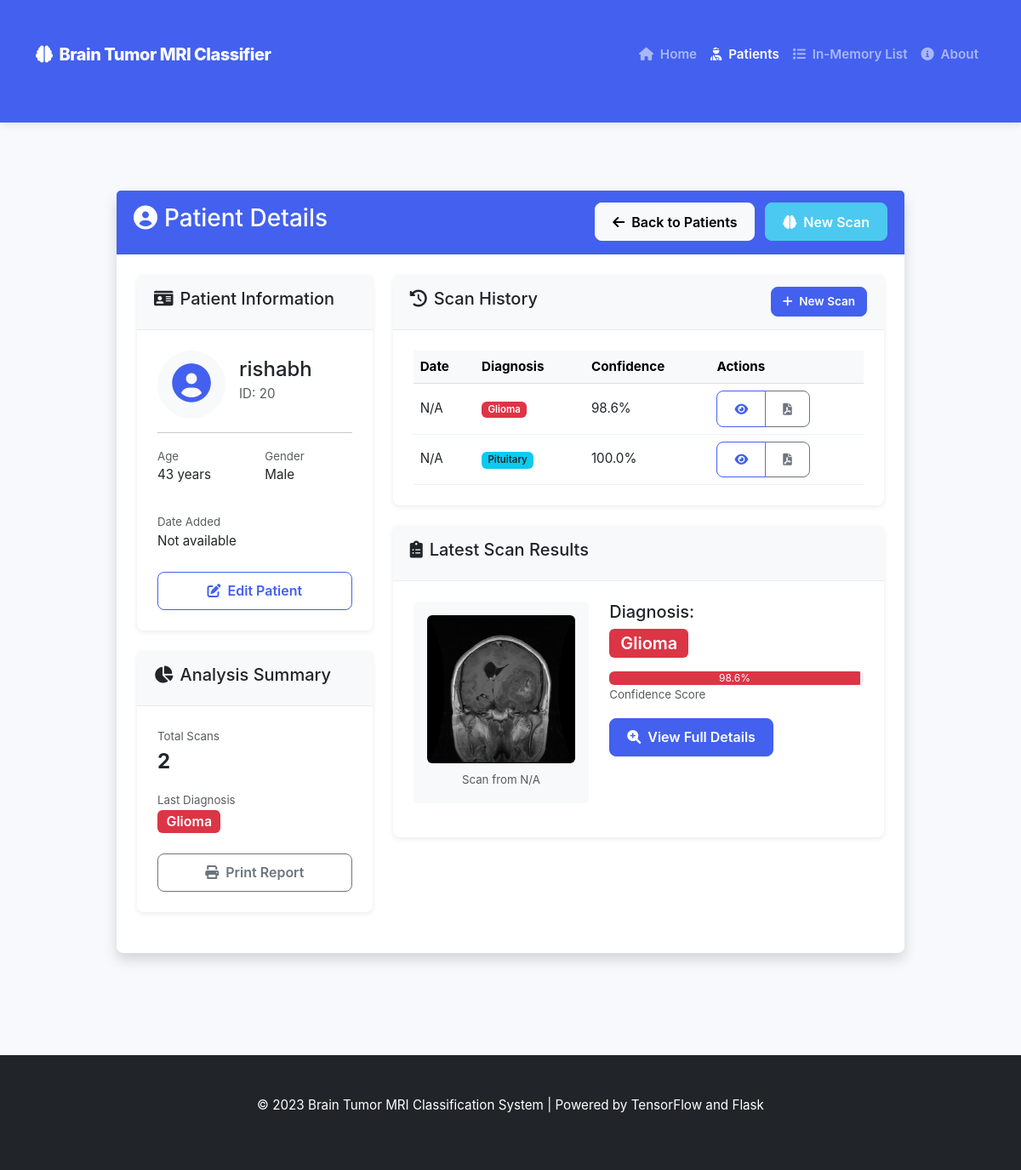
Page /patients/20 on the committed database.
### tables this page shows
CREATE TABLE scans (
            id INTEGER PRIMARY KEY AUTOINCREMENT,
            patient_id INTEGER NOT NULL,
            scan_date TIMESTAMP DEFAULT CURRENT_TIMESTAMP,
            image_path TEXT NOT NULL,
            tumor_type TEXT,
            confidence REAL,
            doctor_notes TEXT,
            additional_info TEXT,
            FOREIGN KEY (patient_id) REFERENCES patients (id)
        );

### app.py (the view)
@app.route('/patients/<int:patient_id>')
def patient_detail(patient_id):
    if not patient_module_loaded:
        flash("Patient management functionality is not available.")
        return redirect(url_for('index'))
    patient = next((p for p in patients_list if p['id'] == patient_id), None)
    if not patient:
        patient = get_patient(patient_id)
    if not patient:
        flash("Patient not found.")
        return redirect(url_for('patients'))
    if 'scans' in patient and patient['scans']:
        scans = patient['scans']
    else:
        scans = get_patient_scans(patient_id)
    return render_template('patient_detail.html', patient=patient, scans=scans)

### app/templates/patient_detail.html (shortened to what this page needs)
{% extends 'base.html' %}
{% block content %}
<div class="container mt-5">
    <div class="row">
        <div class="col-md-10 mx-auto">
            <div class="card shadow">
                <div class="card-header bg-primary text-white d-flex justify-content-between align-items-center">
                    <h3><i class="fas fa-user-circle me-2"></i>Patient Details</h3>
                    <div>
                        <a href="{{ url_for('patients') }}" class="btn btn-light me-2">
                            <i class="fas fa-arrow-left me-1"></i> Back to Patients
                        </a>
                        <a href="{{ url_for('scan_patient', patient_id=patient.id) }}" class="btn btn-success">
                            <i class="fas fa-brain me-1"></i> New Scan
                        </a>
                    </div>
                </div>
                <div class="card-body">
                    <div class="row">
                        <div class="col-md-4">
                            <div class="card mb-4">
                                <div class="card-header bg-light">
                                    <h5><i class="fas fa-id-card me-2"></i>Patient Information</h5>
                                </div>
                                <div class="card-body">
                                    <div class="d-flex mb-3">
                                        <div class="flex-shrink-0">
                                            <div class="rounded-circle bg-light p-3 text-center" style="width: 80px; height: 80px;">
                                                <i class="fas fa-user-circle fa-3x text-primary"></i>
                                            </div>
                                        </div>
                                        <div class="flex-grow-1 ms-3 pt-2">
                                            <h4 class="mb-1">{{ patient.name }}</h4>
                                            <p class="text-muted mb-0">ID: {{ patient.id }}</p>
                                        </div>
                                    </div>
                                    <hr>
                                    <div class="row mb-3">
                                        <div class="col-6">
                                            <small class="text-muted">Age</small>
                                            <p>{{ patient.age }} years</p>
                                        </div>
                                        <div class="col-6">
                                            <small class="text-muted">Gender</small>
                                            <p>{{ patient.gender }}</p>
                                        </div>
                                    </div>
                                    <div class="mb-3">
                                        <small class="text-muted">Date Added</small>
                                        <p>{{ patient.date_added.strftime('%B %d, %Y') if patient.date_added else 'Not available' }}</p>
                                    </div>
                                    <div class="d-grid gap-2 mt-4">
                                        <a href="{{ url_for('edit_patient', patient_id=patient.id) }}" class="btn btn-outline-primary">
                                            <i class="fas fa-edit me-1"></i> Edit Patient
                                        </a>
                                    </div>
                                </div>
                            </div>
                            {% if scans %}
                            <div class="card mb-4">
                                <div class="card-header bg-light">
                                    <h5><i class="fas fa-chart-pie me-2"></i>Analysis Summary</h5>
                                </div>
                                <div class="card-body">
                                    <div class="mb-3">
                                        <small class="text-muted">Total Scans</small>
                                        <p class="fs-4 fw-bold mb-0">{{ scans|length }}</p>
                                    </div>
                                    {% set tumor_types = scans|map(attribute='tumor_type')|list %}
                                    {% if tumor_types %}
                                    <div class="mb-3">
                                        <small class="text-muted">Last Diagnosis</small>
                                        <p class="mb-0">
                                            {% set last_tumor = scans[-1].tumor_type %}
                                            <span class="badge {% if last_tumor == 'no_tumor' %}bg-success{% elif last_tumor == 'glioma' %}bg-danger{% elif last_tumor == 'meningioma' %}bg-warning text-dark{% else %}bg-info text-dark{% endif %} fs-6">
                                                {{ scans[-1].tumor_type|replace('_', ' ')|title }}
                                            </span>
                                        </p>
                                    </div>
                                    {% endif %}
                                    <div class="d-grid gap-2 mt-4">
                                        <a href="#" onclick="window.print()" class="btn btn-outline-secondary">
                                            <i class="fas fa-print me-1"></i> Print Report
                                        </a>
                                    </div>
                                </div>
                            </div>
                            {% endif %}
                        </div>
                        <div class="col-md-8">
                            <div class="card">
                                <div class="card-header bg-light d-flex justify-content-between align-items-center">
                                    <h5><i class="fas fa-history me-2"></i>Scan History</h5>
                                    <a href="{{ url_for('scan_patient', patient_id=patient.id) }}" class="btn btn-sm btn-primary">
                                        <i class="fas fa-plus me-1"></i> New Scan
                                    </a>
                                </div>
                                <div class="card-body">
                                    {% if scans %}
                                        <div class="table-responsive">
                                            <table class="table table-hover">
                                                <thead class="table-light">
                                                    <tr>
                                                        <th>Date</th>
                                                        <th>Diagnosis</th>
                                                        <th>Confidence</th>
                                                        <th>Actions</th>
                                                    </tr>
                                                </thead>
                                                <tbody>
                                                    {% for scan in scans|reverse %}
                                                    <tr>
                                                        <td>{{ scan.date.strftime('%Y-%m-%d %H:%M') if scan.date else 'N/A' }}</td>
                                                        <td>
                                                            <span class="badge {% if scan.tumor_type == 'no_tumor' %}bg-success{% elif scan.tumor_type == 'glioma' %}bg-danger{% elif scan.tumor_type == 'meningioma' %}bg-warning text-dark{% else %}bg-info text-dark{% endif %}">
                                                                {{ scan.tumor_type|replace('_', ' ')|title }}
                                                            </span>
                                                        </td>
                                                        <td>{{ "%.1f"|format(scan.confidence * 100) }}%</td>
                                                        <td>
                                                            <div class="btn-group btn-group-sm">
                                                                <a href="{{ url_for('scan_detail', scan_id=scan.id) }}" class="btn btn-outline-primary">
                                                                    <i class="fas fa-eye"></i>
                                                                </a>
                                                                <a href="{{ url_for('generate_report', scan_id=scan.id) }}" class="btn btn-outline-secondary">
                                                                    <i class="fas fa-file-pdf"></i>
                                                                </a>
                                                            </div>
                                                        </td>
                                                    </tr>
                                                    {% endfor %}
                                                </tbody>
                                            </table>
                                        </div>
                                    {% endif %}
                                </div>
                            </div>
                            {% if scans and scans|length > 0 %}
                            <div class="card mt-4">
                                <div class="card-header bg-light">
                                    <h5><i class="fas fa-clipboard-list me-2"></i>Latest Scan Results</h5>
                                </div>
                                <div class="card-body">
                                    <div class="row">
                                        <div class="col-md-5">
                                            <div class="bg-light p-3 rounded text-center mb-3">
                                                <img src="{{ url_for('static', filename='uploads/' + scans[-1].image_path) }}" class="img-fluid rounded" alt="MRI Scan" style="max-height: 200px;">
                                                <div class="mt-2">
                                                    <small class="text-muted">
                                                        Scan from {{ scans[-1].date.strftime('%B %d, %Y') if scans[-1].date else 'N/A' }}
                                                    </small>
                                                </div>
                                            </div>
                                        </div>
                                        <div class="col-md-7">
                                            <h5>Diagnosis:</h5>
                                            <div class="mb-3">
                                                <span class="badge {% if scans[-1].tumor_type == 'no_tumor' %}bg-success{% elif scans[-1].tumor_type == 'glioma' %}bg-danger{% elif scans[-1].tumor_type == 'meningioma' %}bg-warning text-dark{% else %}bg-info text-dark{% endif %} fs-5 mb-2">
                                                    {{ scans[-1].tumor_type|replace('_', ' ')|title }}
                                                </span>
                                                <div class="progress mt-2">
                                                    <div class="progress-bar
                                                        {% if scans[-1].tumor_type == 'no_tumor' %}bg-success{% elif scans[-1].tumor_type == 'glioma' %}bg-danger{% elif scans[-1].tumor_type == 'meningioma' %}bg-warning{% else %}bg-info{% endif %}"
                                                        role="progressbar"
                                                        style="width: {{ scans[-1].confidence * 100 }}%"
                                                        aria-valuenow="{{ scans[-1].confidence * 100 }}"
                                                        aria-valuemin="0"
                                                        aria-valuemax="100">
                                                        {{ "%.1f"|format(scans[-1].confidence * 100) }}%
                                                    </div>
                                                </div>
                                                <small class="text-muted">Confidence Score</small>
                                            </div>
                                            <div class="mt-3">
                                                <a href="{{ url_for('scan_detail', scan_id=scans[-1].id) }}" class="btn btn-primary">
                                                    <i class="fas fa-search-plus me-1"></i> View Full Details
                                                </a>
                                            </div>
                                        </div>
                                    </div>
                                </div>
                            </div>
                            {% endif %}
                        </div>
                    </div>
                </div>
            </div>
        </div>
    </div>
</div>
{% endblock %}

### app/templates/base.html (shortened to what this page needs)
<!DOCTYPE html>
<html lang="en">
<head>
    <link href="https://cdn.jsdelivr.net/npm/bootstrap@5.3.0-alpha1/dist/css/bootstrap.min.css" rel="stylesheet">
    <link rel="stylesheet" href="https://cdnjs.cloudflare.com/ajax/libs/font-awesome/6.0.0/css/all.min.css">
    <link rel="stylesheet" href="{{ url_for('static', filename='css/style.css') }}">
</head>
<body>
    <nav class="navbar navbar-expand-lg navbar-dark bg-primary">
        <div class="container">
            <a class="navbar-brand" href="/">
                <i class="fas fa-brain me-2"></i>Brain Tumor MRI Classifier
            </a>
            <div class="collapse navbar-collapse" id="navbarNav">
                <ul class="navbar-nav ms-auto">
                    <li class="nav-item">
                        <a class="nav-link {% if request.path == '/' %}active{% endif %}" href="/"><i class="fas fa-home me-1"></i> Home</a>
                    </li>
                    <li class="nav-item">
                        <a class="nav-link {% if '/patients' in request.path and '/patients_list' not in request.path %}active{% endif %}" href="/patients"><i class="fas fa-user-injured me-1"></i> Patients</a>
                    </li>
                    <li class="nav-item">
                        <a class="nav-link {% if '/patients_list' in request.path %}active{% endif %}" href="/patients_list"><i class="fas fa-list me-1"></i> In-Memory List</a>
                    </li>
                    <li class="nav-item">
                        <a class="nav-link {% if '/about' in request.path %}active{% endif %}" href="/about"><i class="fas fa-info-circle me-1"></i> About</a>
                    </li>
                </ul>
            </div>
        </div>
    </nav>
    {% block content %}{% endblock %}
    <footer class="bg-dark text-white text-center py-3 mt-5">
        <div class="container">
            <p class="mb-0">© 2023 Brain Tumor MRI Classification System | Powered by TensorFlow and Flask</p>
        </div>
    </footer>
</body>
</html>

### rows in the picture
scans: tumor_type "Glioma", date "N/A", scan.confidence*100 "98.6", image_path (picture), scans[-1].confidence*100 "98.6"
scans: date "N/A", tumor_type "Pituitary", scan.confidence*100 "100.0"

### other values in the picture
{{ patient.name }} "rishabh"
{{ patient.id }} "20"
{{ patient.age }} "43"
{{ patient.gender }} "Male"
{{ scans|length }} "2"
{{ scans[-1].date.strftime('%B %d, %Y') if scans[-1].date else 'N/A' }} "N/A"
